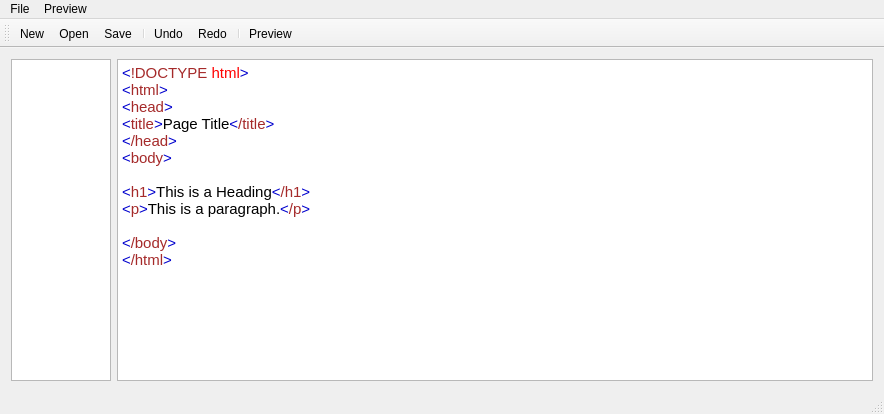
<?xml version="1.0" encoding="UTF-8"?>
<ui version="4.0">
 <class>MainWindow</class>
 <widget class="QMainWindow" name="MainWindow">
  <property name="geometry">
   <rect>
    <x>0</x>
    <y>0</y>
    <width>884</width>
    <height>414</height>
   </rect>
  </property>
  <property name="windowTitle">
   <string>MainWindow</string>
  </property>
  <widget class="QWidget" name="centralWidget">
   <layout class="QHBoxLayout" name="horizontalLayout">
    <item>
     <widget class="QGraphicsView" name="graphicsView">
      <property name="maximumSize">
       <size>
        <width>100</width>
        <height>16777215</height>
       </size>
      </property>
     </widget>
    </item>
    <item>
     <widget class="QTextEdit" name="textEdit">
      <property name="html">
       <string>&lt;!DOCTYPE HTML PUBLIC &quot;-//W3C//DTD HTML 4.0//EN&quot; &quot;http://www.w3.org/TR/REC-html40/strict.dtd&quot;&gt;
&lt;html&gt;&lt;head&gt;&lt;meta name=&quot;qrichtext&quot; content=&quot;1&quot; /&gt;&lt;style type=&quot;text/css&quot;&gt;
p, li { white-space: pre-wrap; }
&lt;/style&gt;&lt;/head&gt;&lt;body style=&quot; font-family:'Ubuntu'; font-size:11pt; font-weight:400; font-style:normal;&quot;&gt;
&lt;p style=&quot; margin-top:0px; margin-bottom:0px; margin-left:0px; margin-right:0px; -qt-block-indent:0; text-indent:0px;&quot;&gt;&lt;span style=&quot; color:#0000cd;&quot;&gt;&amp;lt;&lt;/span&gt;&lt;span style=&quot; color:#a52a2a;&quot;&gt;!DOCTYPE&lt;/span&gt;&lt;span style=&quot; color:#ff0000;&quot;&gt; html&lt;/span&gt;&lt;span style=&quot; color:#0000cd;&quot;&gt;&amp;gt;&lt;/span&gt;&lt;br /&gt;&lt;span style=&quot; color:#0000cd;&quot;&gt;&amp;lt;&lt;/span&gt;&lt;span style=&quot; color:#a52a2a;&quot;&gt;html&lt;/span&gt;&lt;span style=&quot; color:#0000cd;&quot;&gt;&amp;gt;&lt;/span&gt;&lt;br /&gt;&lt;span style=&quot; color:#0000cd;&quot;&gt;&amp;lt;&lt;/span&gt;&lt;span style=&quot; color:#a52a2a;&quot;&gt;head&lt;/span&gt;&lt;span style=&quot; color:#0000cd;&quot;&gt;&amp;gt;&lt;/span&gt;&lt;br /&gt;&lt;span style=&quot; color:#0000cd;&quot;&gt;&amp;lt;&lt;/span&gt;&lt;span style=&quot; color:#a52a2a;&quot;&gt;title&lt;/span&gt;&lt;span style=&quot; color:#0000cd;&quot;&gt;&amp;gt;&lt;/span&gt;Page Title&lt;span style=&quot; color:#0000cd;&quot;&gt;&amp;lt;&lt;/span&gt;&lt;span style=&quot; color:#a52a2a;&quot;&gt;/title&lt;/span&gt;&lt;span style=&quot; color:#0000cd;&quot;&gt;&amp;gt;&lt;/span&gt;&lt;br /&gt;&lt;span style=&quot; color:#0000cd;&quot;&gt;&amp;lt;&lt;/span&gt;&lt;span style=&quot; color:#a52a2a;&quot;&gt;/head&lt;/span&gt;&lt;span style=&quot; color:#0000cd;&quot;&gt;&amp;gt;&lt;/span&gt;&lt;br /&gt;&lt;span style=&quot; color:#0000cd;&quot;&gt;&amp;lt;&lt;/span&gt;&lt;span style=&quot; color:#a52a2a;&quot;&gt;body&lt;/span&gt;&lt;span style=&quot; color:#0000cd;&quot;&gt;&amp;gt;&lt;/span&gt;&lt;br /&gt;&lt;br /&gt;&lt;span style=&quot; color:#0000cd;&quot;&gt;&amp;lt;&lt;/span&gt;&lt;span style=&quot; color:#a52a2a;&quot;&gt;h1&lt;/span&gt;&lt;span style=&quot; color:#0000cd;&quot;&gt;&amp;gt;&lt;/span&gt;This is a Heading&lt;span style=&quot; color:#0000cd;&quot;&gt;&amp;lt;&lt;/span&gt;&lt;span style=&quot; color:#a52a2a;&quot;&gt;/h1&lt;/span&gt;&lt;span style=&quot; color:#0000cd;&quot;&gt;&amp;gt;&lt;/span&gt;&lt;br /&gt;&lt;span style=&quot; color:#0000cd;&quot;&gt;&amp;lt;&lt;/span&gt;&lt;span style=&quot; color:#a52a2a;&quot;&gt;p&lt;/span&gt;&lt;span style=&quot; color:#0000cd;&quot;&gt;&amp;gt;&lt;/span&gt;This is a paragraph.&lt;span style=&quot; color:#0000cd;&quot;&gt;&amp;lt;&lt;/span&gt;&lt;span style=&quot; color:#a52a2a;&quot;&gt;/p&lt;/span&gt;&lt;span style=&quot; color:#0000cd;&quot;&gt;&amp;gt;&lt;/span&gt;&lt;br /&gt;&lt;br /&gt;&lt;span style=&quot; color:#0000cd;&quot;&gt;&amp;lt;&lt;/span&gt;&lt;span style=&quot; color:#a52a2a;&quot;&gt;/body&lt;/span&gt;&lt;span style=&quot; color:#0000cd;&quot;&gt;&amp;gt;&lt;/span&gt;&lt;br /&gt;&lt;span style=&quot; color:#0000cd;&quot;&gt;&amp;lt;&lt;/span&gt;&lt;span style=&quot; color:#a52a2a;&quot;&gt;/html&lt;/span&gt;&lt;span style=&quot; color:#0000cd;&quot;&gt;&amp;gt;&lt;/span&gt; &lt;/p&gt;&lt;/body&gt;&lt;/html&gt;</string>
      </property>
     </widget>
    </item>
   </layout>
  </widget>
  <widget class="QMenuBar" name="menuBar">
   <property name="geometry">
    <rect>
     <x>0</x>
     <y>0</y>
     <width>884</width>
     <height>22</height>
    </rect>
   </property>
   <widget class="QMenu" name="menuFile">
    <property name="title">
     <string>File</string>
    </property>
    <addaction name="separator"/>
   </widget>
   <widget class="QMenu" name="menuPreview">
    <property name="title">
     <string>Preview</string>
    </property>
   </widget>
   <addaction name="menuFile"/>
   <addaction name="menuPreview"/>
  </widget>
  <widget class="QToolBar" name="mainToolBar">
   <attribute name="toolBarArea">
    <enum>TopToolBarArea</enum>
   </attribute>
   <attribute name="toolBarBreak">
    <bool>false</bool>
   </attribute>
   <addaction name="actionNew"/>
   <addaction name="actionOpen"/>
   <addaction name="actionSave"/>
   <addaction name="separator"/>
   <addaction name="actionUndo"/>
   <addaction name="actionRedo"/>
   <addaction name="separator"/>
   <addaction name="actionPreview"/>
  </widget>
  <widget class="QStatusBar" name="statusBar"/>
  <action name="actionNew">
   <property name="text">
    <string>New</string>
   </property>
  </action>
  <action name="actionOpen">
   <property name="text">
    <string>Open</string>
   </property>
  </action>
  <action name="actionUndo">
   <property name="text">
    <string>Undo</string>
   </property>
  </action>
  <action name="actionRedo">
   <property name="text">
    <string>Redo</string>
   </property>
  </action>
  <action name="actionSave">
   <property name="text">
    <string>Save</string>
   </property>
  </action>
  <action name="actionPreview">
   <property name="text">
    <string>Preview</string>
   </property>
  </action>
 </widget>
 <layoutdefault spacing="6" margin="11"/>
 <resources/>
 <connections/>
</ui>
